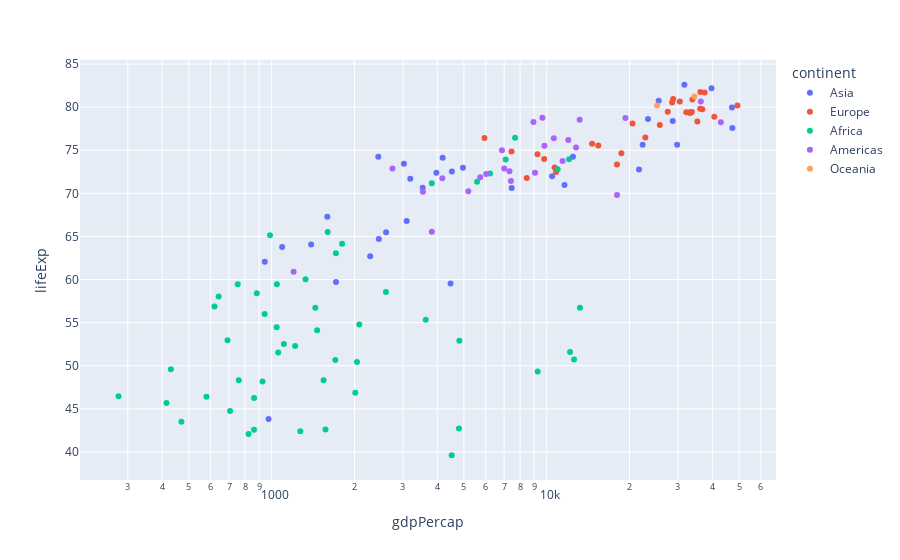

The cell this chart's notebook holds for it:
### Markdown cell above
データの偏りがあるので、対数グラフで表示してみる。

### Code cell
GapMinder2007 = GapMinder.query('year == 2007')

px.scatter (GapMinder2007, x='gdpPercap', y='lifeExp', log_x=True,
            color='continent')

### Figure 1 — Plotly figure (JSON) as saved in the notebook; plotly's stock layout.template omitted (floating-point values rounded to 4 significant figures)
{"data": [{"hovertemplate": "continent=Asia<br>gdpPercap=%{x}<br>lifeExp=%{y}<extra></extra>", "legendgroup": "Asia", "marker": {"color": "#636efa", "symbol": "circle"}, "mode": "markers", "name": "Asia", "orientation": "v", "showlegend": true, "type": "scatter", "x": [974.6, 29800.0, 1391.0, 1714.0, 4959.0, 39720.0, 2452.0, 3541.0, 11610.0, 4471.0, 25520.0, 31660.0, 4519.0, 1593.0, 23350.0, 47310.0, 10460.0, 12450.0, 3096.0, 944, 1091.0, 22320.0, 2606.0, 3190.0, 21650.0, 47140.0, 3970.0, 4185.0, 28720.0, 7458.0, 2442.0, 3025.0, 2281.0], "xaxis": "x", "y": [43.83, 75.64, 64.06, 59.72, 72.96, 82.21, 64.7, 70.65, 70.96, 59.55, 80.75, 82.6, 72.53, 67.3, 78.62, 77.59, 71.99, 74.24, 66.8, 62.07, 63.78, 75.64, 65.48, 71.69, 72.78, 79.97, 72.4, 74.14, 78.4, 70.62, 74.25, 73.42, 62.7], "yaxis": "y"}, {"hovertemplate": "continent=Europe<br>gdpPercap=%{x}<br>lifeExp=%{y}<extra></extra>", "legendgroup": "Europe", "marker": {"color": "#EF553B", "symbol": "circle"}, "mode": "markers", "name": "Europe", "orientation": "v", "showlegend": true, "type": "scatter", "x": [5937.0, 36130.0, 33690.0, 7446.0, 10680.0, 14620.0, 22830.0, 35280.0, 33210.0, 30470.0, 32170.0, 27540.0, 18010.0, 36180.0, 40680.0, 28570.0, 9254.0, 36800.0, 49360.0, 15390.0, 20510.0, 10810.0, 9787.0, 18680.0, 25770.0, 28820.0, 33860.0, 37510.0, 8458.0, 33200.0], "xaxis": "x", "y": [76.42, 79.83, 79.44, 74.85, 73.0, 75.75, 76.49, 78.33, 79.31, 80.66, 79.41, 79.48, 73.34, 81.76, 78.89, 80.55, 74.54, 79.76, 80.2, 75.56, 78.1, 72.48, 74.0, 74.66, 77.93, 80.94, 80.88, 81.7, 71.78, 79.42], "yaxis": "y"}, {"hovertemplate": "continent=Africa<br>gdpPercap=%{x}<br>lifeExp=%{y}<extra></extra>", "legendgroup": "Africa", "marker": {"color": "#00cc96", "symbol": "circle"}, "mode": "markers", "name": "Africa", "orientation": "v", "showlegend": true, "type": "scatter", "x": [6223.0, 4797.0, 1441.0, 12570.0, 1217.0, 430.1, 2042.0, 706.0, 1704.0, 986.1, 277.6, 3633.0, 1545.0, 2082.0, 5581.0, 12150.0, 641.4, 690.8, 13210.0, 752.7, 1328.0, 942.7, 579.2, 1463.0, 1569.0, 414.5, 12060.0, 1045.0, 759.3, 1043.0, 1803.0, 10960.0, 3820.0, 823.7, 4811.0, 619.7, 2014.0, 7670.0, 863.1, 1598.0, 1712.0, 862.5, 926.1, 9270.0, 2602.0, 4513.0, 1107.0, 883.0, 7093.0, 1056.0, 1271.0, 469.7], "xaxis": "x", "y": [72.3, 42.73, 56.73, 50.73, 52.3, 49.58, 50.43, 44.74, 50.65, 65.15, 46.46, 55.32, 48.33, 54.79, 71.34, 51.58, 58.04, 52.95, 56.73, 59.45, 60.02, 56.01, 46.39, 54.11, 42.59, 45.68, 73.95, 59.44, 48.3, 54.47, 64.16, 72.8, 71.16, 42.08, 52.91, 56.87, 46.86, 76.44, 46.24, 65.53, 63.06, 42.57, 48.16, 49.34, 58.56, 39.61, 52.52, 58.42, 73.92, 51.54, 42.38, 43.49], "yaxis": "y"}, {"hovertemplate": "continent=Americas<br>gdpPercap=%{x}<br>lifeExp=%{y}<extra></extra>", "legendgroup": "Americas", "marker": {"color": "#ab63fa", "symbol": "circle"}, "mode": "markers", "name": "Americas", "orientation": "v", "showlegend": true, "type": "scatter", "x": [12780.0, 3822.0, 9066.0, 36320.0, 13170.0, 7007.0, 9645.0, 8948.0, 6025.0, 6873.0, 5728.0, 5186.0, 1202.0, 3548.0, 7321.0, 11980.0, 2749.0, 9809.0, 4173.0, 7409.0, 19330.0, 18010.0, 42950.0, 10610.0, 11420.0], "xaxis": "x", "y": [75.32, 65.55, 72.39, 80.65, 78.55, 72.89, 78.78, 78.27, 72.23, 74.99, 71.88, 70.26, 60.92, 70.2, 72.57, 76.19, 72.9, 75.54, 71.75, 71.42, 78.75, 69.82, 78.24, 76.38, 73.75], "yaxis": "y"}, {"hovertemplate": "continent=Oceania<br>gdpPercap=%{x}<br>lifeExp=%{y}<extra></extra>", "legendgroup": "Oceania", "marker": {"color": "#FFA15A", "symbol": "circle"}, "mode": "markers", "name": "Oceania", "orientation": "v", "showlegend": true, "type": "scatter", "x": [34440.0, 25190.0], "xaxis": "x", "y": [81.23, 80.2], "yaxis": "y"}], "layout": {"autosize": true, "legend": {"title": {"text": "continent"}, "tracegroupgap": 0}, "margin": {"t": 60}, "xaxis": {"anchor": "y", "autorange": true, "domain": [0, 1], "range": [2.298, 4.839], "title": {"text": "gdpPercap"}, "type": "log"}, "yaxis": {"anchor": "x", "autorange": true, "domain": [0, 1], "range": [36.28, 85.93], "title": {"text": "lifeExp"}, "type": "linear"}}}
